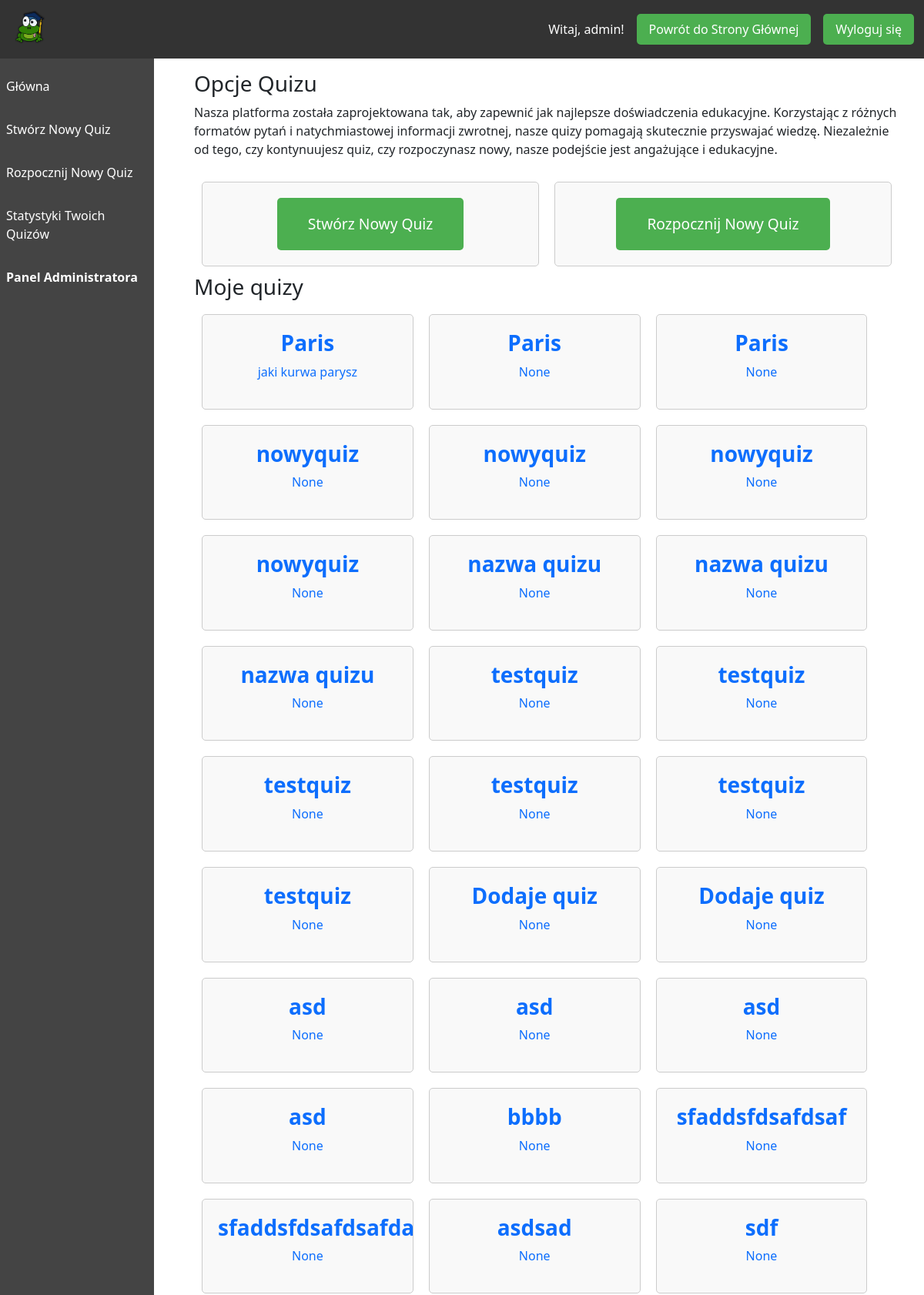
The app's page /quiz/ (signed in, upper part) with its own data.
### quizAPP/models.py (models this page shows, shortened)
class Quiz(models.Model):
    title = models.CharField(max_length=200)
    description = models.TextField(blank=True, null=True)
    created_by = models.ForeignKey(User, on_delete=models.PROTECT, related_name='quizzes')

### quizAPP/views.py (the view)
# urls.py: path("", views.quiz_list, name='quizlist'),
def quiz_list(request):
    quizzes = Quiz.objects.all()
    context = {'quizzes': quizzes}
    current_user = request.user
    logger.info('------------------renderuje quizlist')
    return render(request, 'quiz/login_quizy.html', context)

### templates/quiz/login_quizy.html (shortened to what this page needs)
{% extends "quiz_base.html" %}
{% load static %}
{% block content %}
<section id="quizy">
    <h3>Opcje Quizu</h3>
    <p>Nasza platforma została zaprojektowana tak, aby zapewnić jak najlepsze doświadczenia edukacyjne. Korzystając z różnych formatów pytań i natychmiastowej informacji zwrotnej, nasze quizy pomagają skutecznie przyswajać wiedzę. Niezależnie od tego, czy kontynuujesz quiz, czy rozpoczynasz nowy, nasze podejście jest angażujące i edukacyjne.</p>
    <div class="quiz-options">
        <div class="quiz-option">
            <a href="{% url 'quizwizard' %}">
                <button>Stwórz Nowy Quiz</button>
            </a>
        </div>
        <div class="quiz-option">
            <a href="{% url 'testlist' %}">
                <button onclick="startNewQuiz()">Rozpocznij Nowy Quiz</button>
            </a>
        </div>
    </div>
    <div class="moje-quizy">
        <h3>Moje quizy</h3>
        {% if quizzes%}
            {% for quiz in quizzes %}
                {% if quiz.created_by == request.user%}
                <a href="/quiz/quizzes/{{ quiz.id }}"><div class="quiz-option" style="width: 30%;">
                    <h3><b>{{ quiz.title }}</b></h3>
                    <p>{{ quiz.description }}</p>
                </div></a>
                {% endif %}
            {% endfor %}
        {% else %}
            <p>Nie ma dostępnych żadnych quizów.</p>
        {% endif %}
    </div>
</section>
{% endblock %}

### templates/quiz_base.html (shortened to what this page needs)
{% load static %}
<!DOCTYPE html>
<html lang="pl">
    <head>
        <link rel="stylesheet" href="{% static 'css/login.css' %}">
        <link href="https://cdn.jsdelivr.net/npm/bootstrap@5.3.3/dist/css/bootstrap.min.css" rel="stylesheet">
    </head>
    <body>
        <header style="padding: 13px">
            <div class="logo">
                <a href="{% url 'mainpage' %}">
                    <img src="{% static 'img/logo.png' %}" alt="Logo Rzabka">
                </a>
            </div>
            <div class="login">
                <span id="username-display">Witaj, {{ user.get_username }}!</span>
                <a href="{% url 'mainpage' %}" id="logout-link">Powrót do Strony Głównej</a>
                <a href="{% url 'logout' %}" id="logout-link">Wyloguj się</a>
            </div>
        </header>
        <nav>
            <ul>
                <li><a href="{% url 'quizlist' %}">Główna</a></li>
                <li><a href="{% url 'quizwizard' %}">Stwórz Nowy Quiz</a></li>
                <li><a href="{% url 'testlist' %}">Rozpocznij Nowy Quiz</a></li>
                <li><a href="{% url 'stats' %}">Statystyki Twoich Quizów</a></li>
                <li><a href="{% url 'admin:index' %}"><b>Panel Administratora</b></a></li>
            </ul>
        </nav>
        <main>
            {% block content %}{% endblock %}
        </main>
    </body>
</html>

### static/css/login.css (style rules this page uses)
* { margin: 0; padding: 0; box-sizing: border-box; }
body { font-family: 'Segoe UI', Tahoma, Geneva, Verdana, sans-serif; background-color: #f4f4f4; padding-top: 60px; display: flex; flex-direction: column; min-height: 100vh; }
header { display: flex; justify-content: space-between; align-items: center; background-color: #333; color: #fff; padding: 13px; position: fixed; top: 0; width: 100%; z-index: 1000; }
header .logo img { height: 50px; }
header .login { display: flex; align-items: center; }
header .login a { color: #fff; text-decoration: none; background-color: #4CAF50; padding: 0.5em 1em; border-radius: 5px; margin-left: 1em; }
nav { width: 200px; position: fixed; top: 60px; left: 0; background-color: #444; height: 100%; padding-top: 1em; }
nav ul { list-style: none; padding: 0; }
nav ul li { margin: 1em 0; }
nav ul li a { color: #fff; text-decoration: none; padding: 0.5em; display: block; }
main { flex: 1; margin-left: 220px; padding: 2em; }
#quizy { height: auto; }
.quiz-options { display: flex; justify-content: space-around; margin-top: 20px; }
.quiz-option { padding: 20px; background-color: #f9f9f9; border: 1px solid #ccc; border-radius: 5px; text-align: center; flex: 1; margin: 10px; float: left; transition: background-color 0.3s ease, box-shadow 0.3s ease; }
.quiz-option button { padding: 20px 40px; font-size: 1.2em; border: none; border-radius: 5px; background-color: #4CAF50; color: #fff; cursor: pointer; }

### records on screen
Quiz: title "Paris", description "jaki kurwa parysz"
Quiz: title "Paris", description "None"
Quiz: title "Paris", description "None"
Quiz: title "nowyquiz", description "None"
Quiz: title "nowyquiz", description "None"
Quiz: title "nowyquiz", description "None"
Quiz: title "nowyquiz", description "None"
Quiz: title "nazwa quizu", description "None"
Quiz: title "nazwa quizu", description "None"
Quiz: title "nazwa quizu", description "None"
Quiz: title "testquiz", description "None"
Quiz: title "testquiz", description "None"
Quiz: title "testquiz", description "None"
Quiz: title "testquiz", description "None"
Quiz: title "testquiz", description "None"
Quiz: title "testquiz", description "None"
Quiz: title "Dodaje quiz", description "None"
Quiz: title "Dodaje quiz", description "None"
Quiz: title "asd", description "None"
Quiz: title "asd", description "None"
Quiz: title "asd", description "None"
Quiz: title "asd", description "None"
Quiz: title "bbbb", description "None"
Quiz: title "sfaddsfdsafdsaf", description "None"
Quiz: title "sfaddsfdsafdsafda", description "None"
Quiz: title "asdsad", description "None"
Quiz: title "sdf", description "None"

### other values on screen
{{ user.get_username }} "admin"
